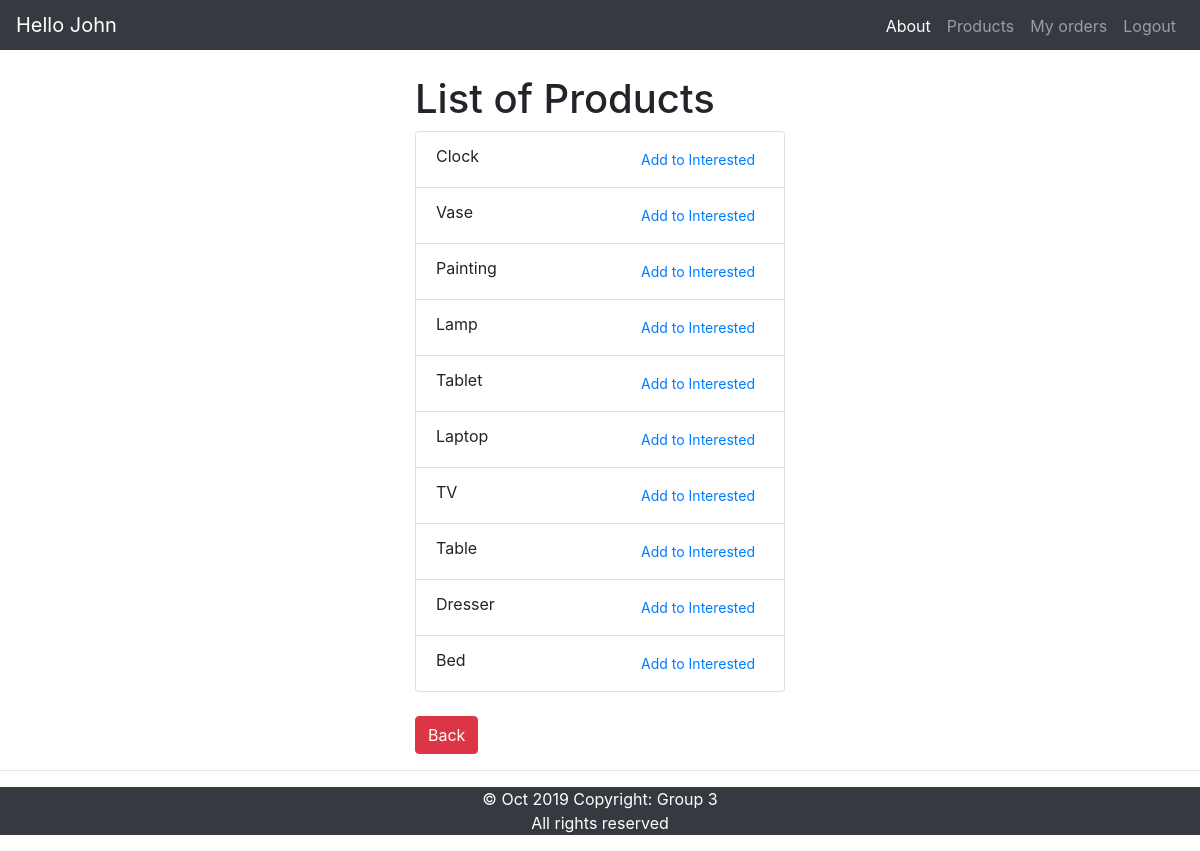
Page /myapp/products (signed in) on the committed database.
### myapp/models.py (models this page shows, shortened)
class Product(models.Model):
    Category = models.ForeignKey(Category, related_name='products', on_delete=models.CASCADE)
    name = models.CharField(max_length=200)
    price = models.DecimalField(max_digits=10, decimal_places=2)
    stock = models.PositiveIntegerField(default=100, validators=[MaxValueValidator(1000), MinValueValidator(0)])
    available = models.BooleanField(default=True)
    interested = models.PositiveIntegerField(default=0)
    description = models.TextField(null=True, blank=True)

### myapp/views.py (the view)
# urls.py: path('products', views.products, name='products'),
def products(request):
    if request.session.has_key('username'):
        username = request.session['username']
        client = Client.objects.get(username=username)
        products = Product.objects.all().order_by('id')[:10]
        return render(request, 'myapp/products.html', {'client': client, 'products': products})
    else:
        request.session['url'] = 'myapp:products'
        return redirect('/myapp/login')

### myapp/templates/myapp/products.html (shortened to what this page needs)
{% extends 'myapp/base.html' %}
    {% block myhdg %}
        Hello {{ client.first_name }}
    {% endblock %}
{% block body_block %}
<body>
    <div class="row">
         <div class="col"></div>
         <div class="col">
             {% if products %}
                 <h1>List of Products</h1>
                 <ol class="list-group">
                 {% for p in products %}
                     <li class="list-group-item">
                         <div class="row">
                            <div class="col"> {{ p.name}} </div>
                            <div class="col"></div>
                            <div class="col">
                                <a class="btn btn-sm" href="/myapp/products/{{ p.id }}"> Add to Interested </a>
                            </div>
                         </div>
                     </li>
                 {% endfor %}
                 </ol>
             {% else %}
                 <strong>There are no available Products!</strong>
             {% endif %}
             <div>
                 <a class="btn btn-danger" type="button" href="{% url 'myapp:index' %}">Back</a>
             </div>
         </div>
         <div class="col"></div>
    </div>
</body>
{% endblock %}

### myapp/templates/myapp/base.html (shortened to what this page needs)
<!DOCTYPE html>
{% load staticfiles %}
<html>
<head>
    <link rel="stylesheet" type="text/css" href="{% static 'myapp/css/bootstrap.min.css' %}" />
</head>
<body>
     <nav class="navbar navbar-expand-lg navbar-dark bg-dark" style="height: 50px">
         <a class="navbar-brand" href="{% url 'myapp:index' %}">{% block myhdg %}Hello{% endblock %}</a>
         <ul class="navbar-nav ml-auto" style="margin-top: 25px">
             {% if request.session.username %}
                 <li class="nav-item active">
                     <a class="nav-link" href="{% url 'myapp:about' %}">About</a>
                 </li>
                 <li class="nav-item">
                     <a class="nav-link" href = "{% url 'myapp:products' %}">Products</a><br/>
                 </li>
                 <li class="nav-item">
                     <a class="nav-link" href = "{% url 'myapp:myorders' %}">My orders</a><br/>
                 </li>
                 <li class="nav-item">
                     <a class="nav-link" href = "{% url 'myapp:userlogout' %}">Logout</a><br/>
                 </li>
             {% endif %}
         </ul>
     </nav>
     <div class="container-fluid align-items-center" style="min-height: 450px; margin-top: 25px">
         {% block body_block %}
         {% endblock %}
     </div>
     <hr />
     <footer class="page-footer font-small bg-dark text-center text-white footer-copyright">
         <p>© {% now "M Y" %} Copyright: Group 3 <br> All rights reserved</p>
     </footer>
</body>
</html>

### rows in the picture
Product: name "Clock"
Product: name "Vase"
Product: name "Painting"
Product: name "Lamp"
Product: name "Tablet"
Product: name "Laptop"
Product: name "TV"
Product: name "Table"
Product: name "Dresser"
Product: name "Bed"

### other values in the picture
{{ client.first_name }} "John"
